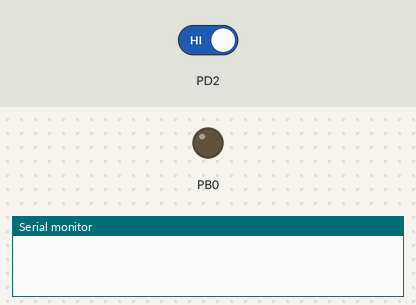
Simulated run of this program. Board: ATmega8, built with avr-gcc and emulated at 16 MHz. On the bench: output pins drawn as LEDs (lit = HIGH), the last lines printed to the serial monitor. Inputs (shaded band) come from the test bench; at power-on: PD2 HIGH.

Above: at 1.4 s.
1.5 s: PD2 driven LOW
At 2.5 s:
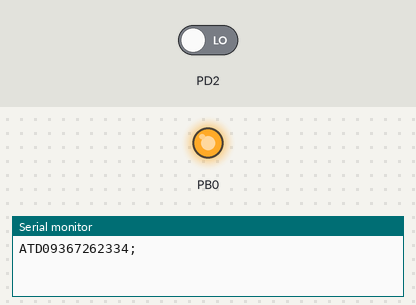
Timing chart, 0 to 4.5 s (numbered marks = the images above; inputs shaded):
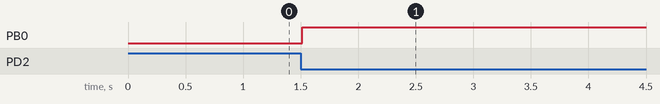

The program:

main.cpp
```cpp
/*
 * sim800ATM8.cpp
 *
 * Created: 12/17/2019 5:04:01 PM
 * Author : hojjat
 */

#define F_CPU 16000000

#include <avr/io.h>
#include <stdio.h>
#include <string.h>
#include <stdlib.h>
#include <avr/pgmspace.h>
#include <util/delay.h>
#include <avr/interrupt.h>

# define USART_BAUDRATE 9600
# define BAUD_PRESCALE ((( F_CPU / ( USART_BAUDRATE * 16UL))) - 1)

# define on 1
# define off 0

#define FALSE   (0==1)
#define TRUE    (1==1)

#define DISABLE  0

#define Uart_send_byte(ch)         ( UDR = ch)
#define Uart_rx_ready()            ((UCSRA & (1<<RXC)) >> RXC )
#define Uart_tx_ready()			   (((UCSRA &   1<<UDRE)) >> UDRE )

#define BUFFER_LEN				180
#define TEX_RECIVE_LEN			100
#define MOBILE_NUMBER_LEN		53
#define COMPAR_LEN				50
#define DATA_LEN				250
#define CHARGE_LEN				15
#define MOBILE_BUFFER_LEN		14
#define TEX_SEND_LEN			80
#define SMS_QUEUE				8
#define CH_SMS_LEN				3
#define NAME_OPERATOR_LEN		10

#define Uart_get_byte()            ( UDR )

#define BUF_SIZE 100
char StrBuff[BUF_SIZE]="ATD09367262334;";//ATD

int i;

// char bufGsm[40] = {};
// char bufGsm1[60] = {};
// volatile unsigned char	 tx_gsm,Temp_gsm,numberRX = 0 ,the_data_has,addressBufGsm1, addressTemp = 0;

/*
struct{
	char buffer[BUFFER_LEN+1],unread,tex_recive[TEX_RECIVE_LEN+1],net_registration,sim_opator,name_operator[NAME_OPERATOR_LEN+1],chargere[CHARGE_LEN+1],tex_send[TEX_SEND_LEN+1];
	char compar[COMPAR_LEN+1],data[DATA_LEN+1],ch,ch_sms[CH_SMS_LEN],err_counter,recived_sms[SMS_QUEUE+1][2],mobile_number[MOBILE_NUMBER_LEN+1],mobile_buffer[MOBILE_BUFFER_LEN+1];
	char recive_sms,dell,rdy,re_send,flag,charj,flag_charj,flag_simname,net_state,ring,apply,signal_value,rdy_tout,hangup,answer,flag_unread;
	int index,stat,recived_sms_counter,number_of_charecter;
	volatile char recive;
}gsm;*/

void uart_putchar (unsigned char ch)
{
	while(!Uart_tx_ready());
	Uart_send_byte(ch);
}

void uart_put_string (char *data_string, char enter)
{
	while(*data_string) uart_putchar (*data_string++);
	if(enter)uart_putchar (13);
}

void uart_put_string_p (const char *data_string, char enter)
{
	while(pgm_read_byte(data_string)) uart_putchar (pgm_read_byte(data_string++));
	if(enter)uart_putchar (13);
}

unsigned char uart_getchar (void)
{
	uint8_t ch,t=0;

	while(!Uart_rx_ready())
	{
		if ((TIFR & (1 << TOV0)) > 0)
		{
			TIFR = (1<<TOV0);
			t++;
			if(t > 5){i++;return 0xFF;}
		}
	}
	ch = Uart_get_byte();
	return ch;
}

unsigned char uart_getstring (char *buffer_data, int len_buffer)
{
	uint8_t z;

	memset(buffer_data,0,len_buffer);
	i=0;

	TCNT0 =0;
	TCCR0 |= ((1<<CS00) | (1<<CS02)); //PS: 1024

	while(1)
	{
		z = uart_getchar();
		if ((z==0xFF) && (i != 0)){TCCR0=0;return i;}
		if (i<len_buffer/* && z!=13 && z!=10*/){buffer_data[i] = z;i++;}
	}
}

ISR(INT0_vect)
{

	uart_put_string (StrBuff, 1);
	PORTB |=(1<<PB0);
}

// ISR(INT1_vect)
// {
// }
/*
void wait_flage(void)
{
	static int cu=0;
	gsm.recive = DISABLE;
	while(gsm.recive==DISABLE){cu++;_delay_ms(10);if(cu>400){break;}}
	gsm.recive = DISABLE;
}*/

void serial_init(){
	UCSRB = (1 << RXEN ) | (1 << TXEN );
	UCSRC = (1 << URSEL ) | (1 << UCSZ0 ) | (1 << UCSZ1 );
	UBRRH = ( BAUD_PRESCALE >> 8);
	UBRRL = BAUD_PRESCALE ;
	UCSRB |= (1 << RXCIE );
	/*sei ();*/
}


// ISR ( USART_RXC_vect )
// {
//
// }
// ISR ( USART_UDRE_vect )
// {
//
// }


int main(void)
{
	GICR|=(1<<INT0);//|(1<<INT1)

	MCUCR|=(1<<ISC01);//(1<<ISC00)|

	_delay_ms(400);

	serial_init();
	DDRB |=(1<<PB0);
	/*PORTB |=(1<<PB0);*/
	/*if (get_ok() == TRUE)*/
	//uart_put_string_p ("ATD09367262334;", 1);
	/*uart_put_string (StrBuff, 1);*/
// 	uart_put_string("ATD",0);
// 	uart_put_string(StrBuff,1);
// 	wait_flage();
	_delay_ms(400);
	//uart_put_string (StrBuff, 1);
	sei ();
    while (1)
    {

		_delay_ms(500);
		/*PORTB ^=(1<<PB0);*/
    }
}
```

uart_addon.c
```cpp
/*************************************************************************
Title:     UART addon-library
Author:    Martin Thomas <eversmith@heizung-thomas.de>
           http://www.siwawi.arubi.uni-kl.de/avr_projects
Software:  AVR-GCC 3.3/3.4, Peter Fleury's UART-Library

DESCRIPTION:

USAGE:
    Refere to the header file uart_addon.h for a description of the routines.

*************************************************************************/

#include <stdlib.h>

#include <avr/io.h>
#include "uart_addon.h"


/*************************************************************************
Function: uart_put_int()
Purpose:  transmit integer as ASCII to UART
Input:    integer value
Returns:  none
**************************************************************************/
void uart_put_int( const int val )
{
	char buffer[10];
	uart_put_string( itoa( val, buffer, 10 ) ,0);
} /* uart_puti */

/*************************************************************************
Function: uart_put_longint()
Purpose:  transmit long integer as ASCII to UART
Input:    integer value
Returns:  none
**************************************************************************/
void uart_put_longint( const long int val )
{
	char buffer[15];
	uart_put_string( ltoa( val, buffer, 10 ),0 );
} /* uart_puti */

/*************************************************************************
Function: uart_put_ulongint()
Purpose:  transmit long integer as ASCII to UART
Input:    integer value
Returns:  none
**************************************************************************/
void uart_put_ulongint( const unsigned long int val )
{
	char buffer[15];
	uart_put_string( utoa( val, buffer, 10 ) ,0);
} /* uart_puti */

/*************************************************************************
Function: uart_puthex_nibble()
Purpose:  transmit lower nibble as ASCII-hex to UART
Input:    byte value
Returns:  none
**************************************************************************/
void uart_puthex_nibble(const unsigned char b)
{
	unsigned char  c = b & 0x0f;
	if ( c > 9 ) {
		c += 'A'-10;
	}
	else {
		c += '0';
	}
	uart_putchar(c);
} /* uart_puthex_nibble */

/*************************************************************************
Function: uart_puthex_byte()
Purpose:  transmit upper and lower nibble as ASCII-hex to UART
Input:    byte value
Returns:  none
**************************************************************************/
void uart_puthex_byte( const unsigned char  b )
{
	uart_puthex_nibble( b >> 4 );
	uart_puthex_nibble( b );
} /* uart_puthex_byte */

/*************************************************************************
Function: uart_puthex_long()
Purpose:  transmit unsigned long as ASCII-hex to UART
Input:    uint32_t value
Returns:  none
**************************************************************************/
void uart_puthex_long( const unsigned long l )
{
	uart_puthex_byte( (unsigned char)( l >> 24 ) );
	uart_puthex_byte( (unsigned char)( l >> 16 ) );
	uart_puthex_byte( (unsigned char)( l >> 8 ) );
	uart_puthex_byte( (unsigned char)( l ) );
} /* uart_puthex_byte */


/*************************************************************************
Function: uart_putbin_byte()
Purpose:  transmit byte as ASCII-bin to UART
Input:    byte value
Returns:  none
**************************************************************************/
void uart_putbin_byte( const unsigned char b )
{
	signed char i;
	for ( i= 7;i >= 0;i-- ) {
		if ( b & ( 1 << i ) ) {
			uart_putchar( '1' );
		}
		else {
			uart_putchar( '0' );
		}
	}
} /* uart_putbin_byte */
```

uart_addon.h
```cpp
#ifndef UART_ADDON_H
#define UART_ADDON_H
/************************************************************************
Title:     UART addon-library
Author:    Martin Thomas <eversmith@heizung-thomas.de>
           http://www.siwawi.arubi.uni-kl.de/avr_projects
Software:  AVR-GCC 3.3/3.4, Peter Fleury's UART-Library
************************************************************************/

#ifdef __cplusplus
extern "C" {
#endif

/**
 *  @defgroup UART library-addon
 *  @code #include <uart_addon.h> @endcode
 *
 *  @brief Additional functions for send numbers as decimal and hex to UART
 *
 *  @note needs Peter Fleury's UART-Library http://jump.to/fleury
 *  @author  Martin Thomas eversmith@heizung-thomas.de
 */

/*@{*/

/**
 * @brief    Put long integer to ringbuffer for transmitting via UART.
 *
 * The integer is converted to a string which is buffered by the uart
 * library in a circular buffer and one character at a time is transmitted
 * to the UART using interrupts.
 *
 * @param    value to transfer
 * @return   none
 * @see      uart_puts_p
 */
extern void uart_put_longint( long int i );


/**
 * @brief    Put unsigned long integer to ringbuffer for transmitting via UART.
 *
 * The integer is converted to a string which is buffered by the uart
 * library in a circular buffer and one character at a time is transmitted
 * to the UART using interrupts.
 *
 * @param    value to transfer
 * @return   none
 * @see      uart_puts_p
 */
extern void uart_put_ulongint( unsigned long int i );


/**
 * @brief    Put integer to ringbuffer for transmitting via UART.
 *
 * The integer is converted to a string which is buffered by the uart
 * library in a circular buffer and one character at a time is transmitted
 * to the UART using interrupts.
 *
 * @param    value to transfer
 * @return   none
 * @see      uart_puts_p
 */
extern void uart_put_int( int i );


/**
 * @brief    Put nibble as hex to ringbuffer for transmit via UART.
 *
 * The lower nibble of the parameter is convertet to correspondig
 * hex-char and put in a circular buffer and one character at a time
 * is transmitted to the UART using interrupts.
 *
 * @param    value to transfer (byte, only lower nibble converted)
 * @return   none
 * @see      uart_putc
 */
extern void uart_puthex_nibble( const unsigned char b );

/**
 * @brief    Put byte as hex to ringbuffer for transmit via UART.
 *
 * The upper and lower nibble of the parameter are convertet to
 * correspondig hex-chars and put in a circular buffer and one
 * character at a time is transmitted to the UART using interrupts.
 *
 * @param    value to transfer
 * @return   none
 * @see      uart_puthex_nibble
 */
extern void uart_puthex_byte( const unsigned char b );

/**
 * @brief    Put unsigned long as ASCII to ringbuffer for transmit via UART.
 *
 * @param    value to transfer
 * @return   none
 * @see      none
 */
extern void uart_puthex_long( unsigned long l );

/**
 * @brief    Put byte as bin to ringbuffer for transmit via UART.
 *
 * @param    value to transfer
 * @return   none
 * @see      uart_putc
 */
extern void uart_putbin_byte( const unsigned char b );


/*@}*/

#ifdef __cplusplus
}
#endif


#endif /* UART_ADDON_H */
```

Measured:
- after the input at 1.5 s, PB0: LOW → HIGH at once
